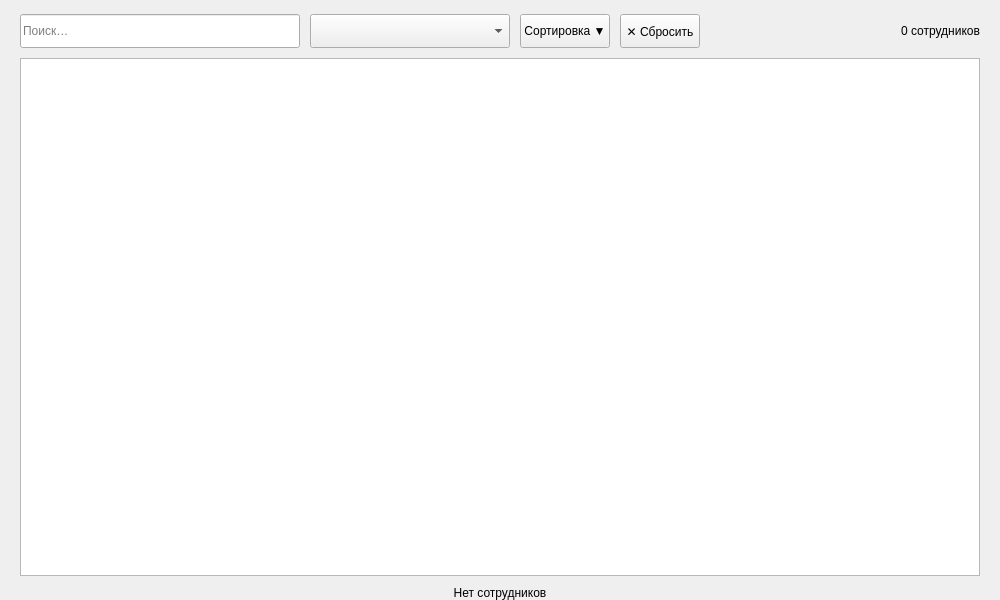
<?xml version="1.0" encoding="UTF-8"?>
<ui version="4.0">
 <class>EmployeesPage</class>
 <widget class="QWidget" name="EmployeesPage">
  <property name="geometry"><rect><x>0</x><y>0</y><width>1000</width><height>600</height></rect></property>
  <property name="styleSheet">
   <string notr="true">
QWidget#EmployeesPage {
    background-color: transparent;
}
QLineEdit, QComboBox {
    background-color: {BG_CARD_ELEVATED};
    border: 1px solid {BORDER_DEFAULT};
    border-radius: 6px;
    padding: 6px 12px;
    font-size: 13px;
    color: {TEXT_DARK_STRONG};
}
QLineEdit:focus, QComboBox:focus {
    border: 1px solid {ACCENT_PRIMARY};
}
QComboBox::drop-down {
    border: none;
    width: 22px;
}
QPushButton#btnSort, QPushButton#btnResetFilters {
    background-color: {BTN_EDIT_BG};
    color: {ACCENT_PRIMARY};
    border: 1px solid {BTN_EDIT_BORDER};
    border-radius: 6px;
    padding: 0 14px;
    font-size: 13px;
    font-weight: 500;
}
QPushButton#btnSort:hover, QPushButton#btnResetFilters:hover {
    background-color: {ACCENT_PRIMARY};
    color: {TEXT_ON_ACCENT};
}
QTableWidget {
    background-color: transparent;
    border: none;
    outline: none;
    gridline-color: transparent;
    font-size: 13px;
    color: {TEXT_BODY};
}
QTableWidget::item {
    border-bottom: 1px solid {BORDER_DEFAULT};
    padding-left: 10px;
}
QHeaderView {
    background-color: transparent;
}
QHeaderView::section {
    background-color: transparent;
    color: {TEXT_ACCENT_SOFT};
    border: none;
    border-bottom: 1px solid {BORDER_DEFAULT};
    padding: 8px 10px;
    font-size: 12px;
    font-weight: 500;
    text-align: left;
}
   </string>
  </property>
  <layout class="QVBoxLayout" name="verticalLayout">
   <property name="spacing"><number>10</number></property>
   <property name="leftMargin"><number>20</number></property>
   <property name="topMargin"><number>14</number></property>
   <property name="rightMargin"><number>20</number></property>
   <property name="bottomMargin"><number>0</number></property>
   <item>
    <layout class="QHBoxLayout" name="toolbarLayout">
     <property name="spacing"><number>10</number></property>
     <item>
      <widget class="QLineEdit" name="searchEdit">
       <property name="minimumSize"><size><width>280</width><height>34</height></size></property>
       <property name="maximumSize"><size><width>360</width><height>34</height></size></property>
       <property name="placeholderText"><string>Поиск…</string></property>
       <property name="clearButtonEnabled"><bool>true</bool></property>
      </widget>
     </item>
     <item>
      <widget class="QComboBox" name="orgCombo">
       <property name="minimumSize"><size><width>200</width><height>34</height></size></property>
      </widget>
     </item>
     <item>
      <widget class="QPushButton" name="btnSort">
       <property name="minimumSize"><size><width>0</width><height>34</height></size></property>
       <property name="cursor"><cursorShape>PointingHandCursor</cursorShape></property>
       <property name="text"><string>Сортировка ▼</string></property>
      </widget>
     </item>
     <item>
      <widget class="QPushButton" name="btnResetFilters">
       <property name="minimumSize"><size><width>0</width><height>34</height></size></property>
       <property name="cursor"><cursorShape>PointingHandCursor</cursorShape></property>
       <property name="text"><string>✕ Сбросить</string></property>
      </widget>
     </item>
     <item>
      <spacer name="toolbarSpacer">
       <property name="orientation"><enum>Qt::Orientation::Horizontal</enum></property>
       <property name="sizeHint" stdset="0"><size><width>40</width><height>20</height></size></property>
      </spacer>
     </item>
     <item>
      <widget class="QLabel" name="countLabel">
       <property name="styleSheet"><string notr="true">border: none; background-color: transparent; font-size: 12px; color: {TEXT_ACCENT_SOFT};</string></property>
       <property name="text"><string>0 сотрудников</string></property>
      </widget>
     </item>
    </layout>
   </item>
   <item>
    <widget class="QTableWidget" name="employeesTable"/>
   </item>
   <item>
    <widget class="QLabel" name="emptyLabel">
     <property name="styleSheet"><string notr="true">border: none; background-color: transparent; font-size: 16px; color: {TEXT_MUTED_ALT}; padding: 40px;</string></property>
     <property name="text"><string>Нет сотрудников</string></property>
     <property name="alignment"><set>Qt::AlignmentFlag::AlignCenter</set></property>
    </widget>
   </item>
  </layout>
 </widget>
 <resources/>
 <connections/>
</ui>
